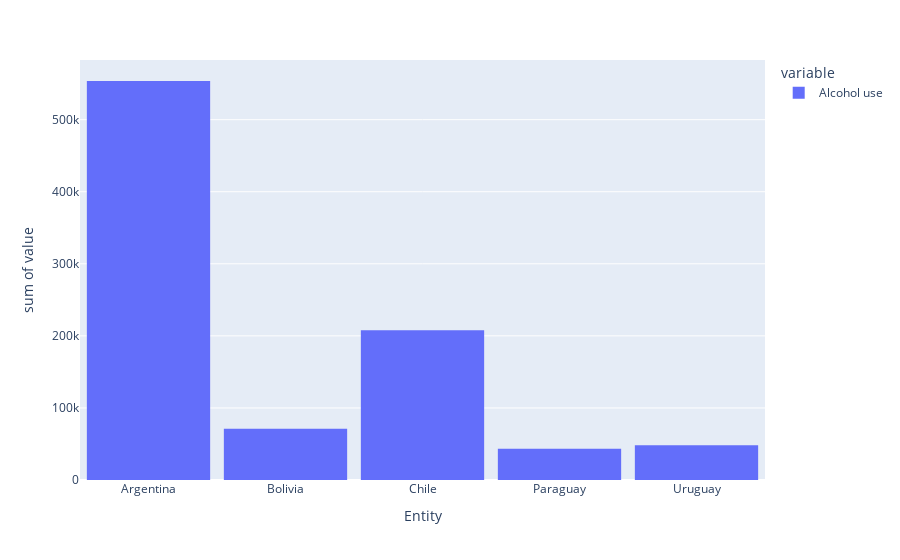

The notebook cell this image was saved under:
### Code cell
fig = px.histogram(dfArgUru, x="Entity", y=['Alcohol use'], nbins=30) 
fig.update_layout(bargap=0.1) # Gap between bars
fig.show()

### Figure 1 — Plotly figure (JSON) as saved in the notebook; plotly's stock layout.template omitted (floating-point values rounded to 4 significant figures; data arrays with more than 128 entries replaced by an {"elided": "..."} marker saying what was removed)
{"data": [{"alignmentgroup": "True", "bingroup": "x", "histfunc": "sum", "hovertemplate": "variable=Alcohol use<br>Entity=%{x}<br>sum of value=%{y}<extra></extra>", "legendgroup": "Alcohol use", "marker": {"color": "#636efa", "pattern": {"shape": ""}}, "name": "Alcohol use", "nbinsx": 30, "offsetgroup": "Alcohol use", "orientation": "v", "showlegend": true, "type": "histogram", "x": {"elided": "150 str values"}, "xaxis": "x", "y": {"elided": "150 int values"}, "yaxis": "y"}], "layout": {"bargap": 0.1, "barmode": "relative", "legend": {"title": {"text": "variable"}, "tracegroupgap": 0}, "margin": {"t": 60}, "xaxis": {"anchor": "y", "domain": [0, 1], "title": {"text": "Entity"}}, "yaxis": {"anchor": "x", "domain": [0, 1], "title": {"text": "sum of value"}}}}
